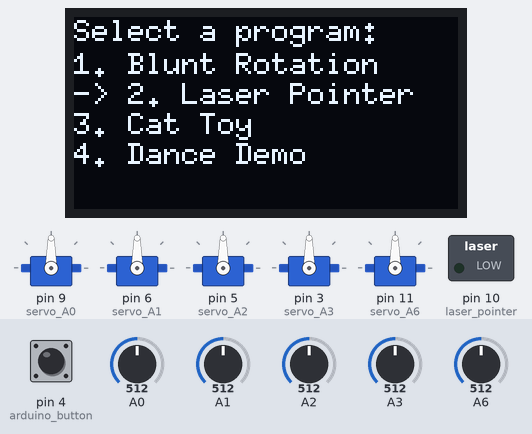
The sketch below on a simulated Arduino Uno, built with avr-gcc and run on an emulated ATmega328P. Shown: 5 × servo, 128×64 one-colour display, switched loads named in the sketch (green lamp = pin HIGH). Inputs (shaded band) come from the test bench; at power-on: pin 4 (arduino_button) HIGH, A0 = 512, A1 = 512, A2 = 512, A3 = 512, A6 = 512.

Above: at 2.2 s.
2.3 s: pin 4 (arduino_button) pulled LOW for 0.6 s
At 3.9 s:
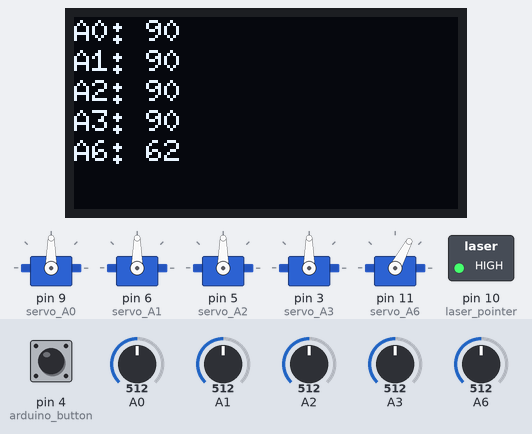
4.4 s: A0 set to 716
At 6.0 s:
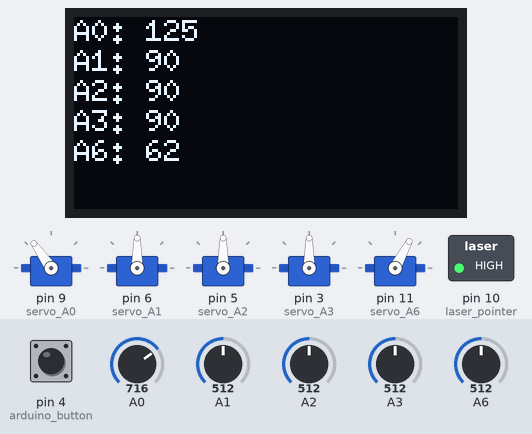
6.3 s: A1 set to 30
At 7.6 s:
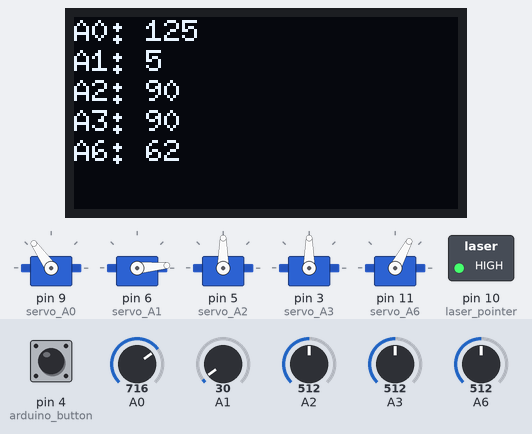
8.2 s: A0 set to 30
At 9.7 s:
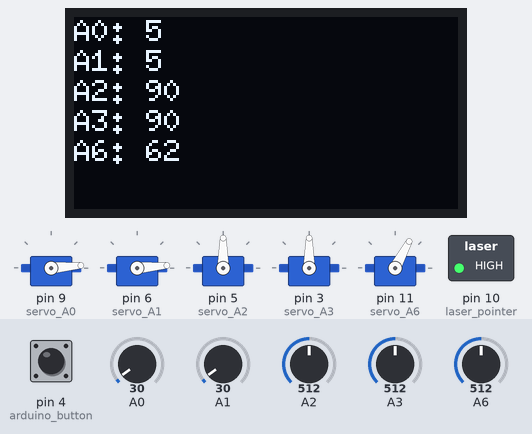
10.0 s: A0 set to 306
At 10.7 s:
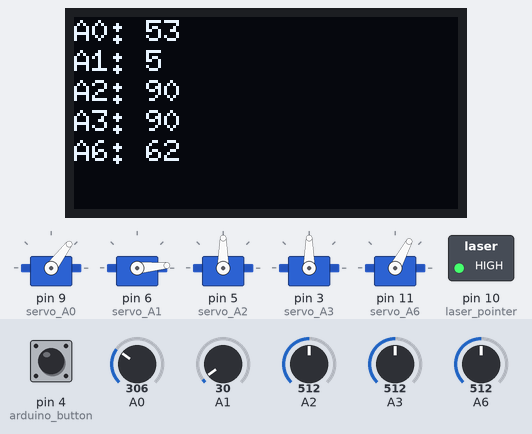
Timing chart, 0 to 12.7 s (numbered marks = the images above; inputs shaded):
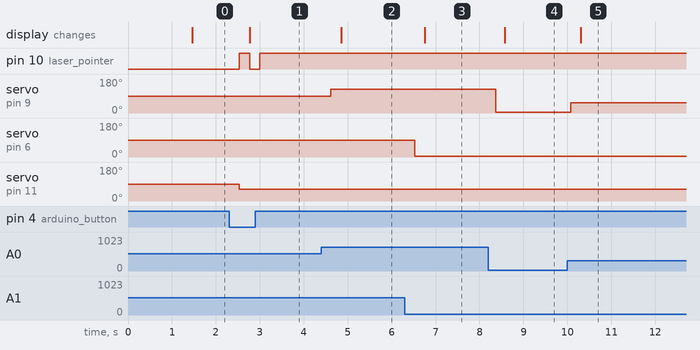

Measured:
- after the input at 2.3 s, pin 10 (laser_pointer): LOW → HIGH after 0.24 s, → LOW 0.23 s later, → HIGH 0.23 s later; servo on pin 11 (servo_A6): 90° → 62° after 0.24 s; the display: changes after 0.47 s (image 1)
- after the input at 4.4 s, servo on pin 9 (servo_A0): 90° → 125° after 0.21 s; the display: changes after 0.45 s (image 2)
- after the input at 6.3 s, servo on pin 6 (servo_A1): 90° → 5° after 0.22 s; the display: changes after 0.45 s (image 3)
- after the input at 8.2 s, servo on pin 9 (servo_A0): 125° → 5° after 0.17 s; the display: changes after 0.38 s (image 4)
- after the input at 10.0 s, servo on pin 9 (servo_A0): 5° → 53° after 0.08 s; the display: changes after 0.30 s (image 5)

The sketch:

robot.ino
```cpp
#include <Servo.h>
#include <Wire.h>
#include <U8glib.h>

// OLED stuff
U8GLIB_SSD1306_128X64 display(U8G_I2C_OPT_NONE);

#define MAX(x, y) (((x) > (y)) ? (x) : (y))
#define MIN(x, y) (((x) < (y)) ? (x) : (y))

Servo servo_A0;  //create servo object to control a servo A0
Servo servo_A1;  //create servo object to control a servo A1
Servo servo_A2;  //create servo object to control a servo A2
Servo servo_A3;  //create servo object to control a servo A3
Servo servo_A6;  //create servo object to control a servo A6

int servo_A0_position = 0;   // Start in the 0 degree position (facing forward)
int servo_A1_position = 90;  // Start in the 90 degree position (upright)
int servo_A2_position = 90;  // Start in the 90 degree position (upright)
int servo_A3_position = 90;  // Start in the 90 degree position (center)
int servo_A6_position = 96;  // Start in the 96 degree position (jaws closed)

const int arduino_button = 4;  // the number of the pushbutton pin
const int laser_pointer = 10;
bool PLAYER = true;

enum Program {
  NIL,
  PASS_BLUNT,
  LASER_POINTER,
  CAT_TOY,
  DANCE,
};
enum Program program = Program::NIL;

void setup() {

  Serial.begin(9600);

  servo_A0.attach(9);   //attachs the servo on pin 9 to servo object
  servo_A1.attach(6);   //attachs the servo on pin 6 to servo object
  servo_A2.attach(5);   //attachs the servo on pin 5 to servo object
  servo_A3.attach(3);   //attachs the servo on pin 3 to servo object
  servo_A6.attach(11);  //attachs the servo on pin 11 to servo object

  // Uncomment to see a silly robot dance.
  // startupDance();

  // Reset to normalized motor positions
  resetPosition();

  // initialize the pushbutton pin as an input:
  pinMode(arduino_button, INPUT);

  pinMode(laser_pointer, OUTPUT); // Set D10 as an OUTPUT


  // initialize the display
  attachDisplay();

  program = programMenu();
}


void loop() {
  switch (program) {
    case 0:
      printText("NiL");
      break;
    case 1:
      passBluntLoop();
      break;
    case 2:
      laserPointerLoop();
      break;
    case 3:
      catToyLoop();
      break;
    case 4:
      printText("Dance Demo()");
      break;
  }
}

void attachDisplay() {
  if (display.getMode() == U8G_MODE_R3G3B2)
    display.setColorIndex(255);  // white
  else if (display.getMode() == U8G_MODE_GRAY2BIT)
    display.setColorIndex(3);  // max intensity
  else if (display.getMode() == U8G_MODE_BW)
    display.setColorIndex(1);  // pixel on
  display.setFont(u8g_font_6x10);
  display.setFontRefHeightExtendedText();
  display.setDefaultForegroundColor();
  display.setFontPosTop();
}

Program programMenu() {
  char* menuItems[] = { "Blunt Rotation", "Laser Pointer", "Cat Toy", "Dance Demo" };
  int numItems = sizeof(menuItems) / sizeof(menuItems[0]);

  while (true) {
    displayMenu(menuItems, numItems);

    // Select the program based on the button click and position of A0 potentiometer
    if (digitalRead(arduino_button) == LOW) {
      while (digitalRead(arduino_button) == LOW) {
        delay(100);
        int selectedItem = menuSelector(menuItems, numItems);

        switch (selectedItem) {
          case 0:
            return Program::PASS_BLUNT;
          case 1:
            return Program::LASER_POINTER;
          case 2:
            return Program::CAT_TOY;
          case 3:
            return Program::DANCE;
        }
      }
    }
  }

  return Program::NIL;
}

void displayMenu(char* menuItems[], int numItems) {
  int potentiometer_A0 = menuSelector(menuItems, numItems);

  display.firstPage();
  do {
    display.setFont(u8g_font_6x10);  // Set the font

    char title_buffer[32];
    sprintf(title_buffer, "Select a program: ", numItems);
    display.drawStr(0, 0, title_buffer);  // Draw the title at the top

    for (int i = 0; i < numItems; i++) {
      char buffer[32];
      // Format each string with a leading item number
      if (i == potentiometer_A0) {
        sprintf(buffer, "-> %d. %s", i + 1, menuItems[i]);
      } else {
        sprintf(buffer, "%d. %s", i + 1, menuItems[i]);
      }
      // Draw each string, adjust y-coordinate accordingly
      display.drawStr(0, 11 + i * 10, buffer);
    }
  } while (display.nextPage());
}

int menuSelector(char* menuItems[], int numItems) {
  int potentiometer_A0 = map(analogRead(0), 0, 1023, 0, numItems - 1);
  return potentiometer_A0;
}

void passBluntLoop() {
  printText("Pass Blunt Program");
  if (digitalRead(arduino_button) == LOW) {
    while (digitalRead(arduino_button) == LOW) {
      delay(100);
    }
    PLAYER = !PLAYER;
    moveToPositionDouble(servo_A1, servo_A2, 85, 85);
    servo_A1_position = 90;
    servo_A2_position = 90;
    delay(1000);
    if (PLAYER == 1) {
      servo_A0_position = 0;
      servo_A0.write(servo_A0_position);
    } else {
      servo_A0_position = 180;
      servo_A0.write(servo_A0_position);
    }
    delay(1000);
    moveToPositionDouble(servo_A1, servo_A2, 45, 45);
    servo_A1_position = 45;
    servo_A2_position = 45;
    delay(1000);
  }
}

void laserPointerLoop() {
  bool on = true;
  digitalWrite(laser_pointer, HIGH);
  while (true) {
    if (on) {
      digitalWrite(laser_pointer, HIGH);
    } else {
      digitalWrite(laser_pointer, LOW);
    }

    if (digitalRead(arduino_button) == LOW) {
        on = !on;
    }
    servo_A0_position = map(analogRead(0), 0, 1023, 0, 180);
    servo_A0.write(servo_A0_position);
    servo_A1_position = map(analogRead(1), 0, 1023, 0, 180);
    servo_A1.write(servo_A1_position);
    servo_A2_position = map(analogRead(2), 0, 1023, 0, 180);
    servo_A2.write(servo_A2_position);
    servo_A3_position = map(analogRead(3), 0, 1023, 0, 180);
    servo_A3.write(servo_A3_position);
    servo_A6_position = map(analogRead(6), 0, 1023, 35, 90);
    servo_A6.write(servo_A6_position);
    displayServoPositions();
  }

}

void catToyLoop() {
  printText("Cat Toy Program");
  while (true) {
    digitalWrite(laser_pointer, HIGH); // Turn the LED on
    delay(1000);            // Wait for a second
    digitalWrite(laser_pointer, LOW);  // Turn the LED off
    delay(1000);            // Wait for a second
  }
}


void printText(const char* text) {
  display.firstPage();
  do {
    display.setFont(u8g_font_6x10);  // Set the font
    display.drawStr(0, 0, text);     // Draw the title at the top
  } while (display.nextPage());
}

void displayServoPositions() {
  char buffer[40];  // Buffer for formatted strings

  display.firstPage();  // Begin the drawing loop
  do {
    display.setFont(u8g_font_6x10);  // Set the font size

    // Draw servo position
    sprintf(buffer, "A0: %d", servo_A0.read());
    display.drawStr(0, 0, buffer);

    sprintf(buffer, "A1: %d", servo_A1.read());
    display.drawStr(0, 10, buffer);

    sprintf(buffer, "A2: %d", servo_A2.read());
    display.drawStr(0, 20, buffer);

    sprintf(buffer, "A3: %d", servo_A3.read());
    display.drawStr(0, 30, buffer);

    sprintf(buffer, "A6: %d", servo_A6.read());
    display.drawStr(0, 40, buffer);

  } while (display.nextPage());  // Loop through all pages
}


void startupDance() {
  // Sets the Servos to their default postion (forward/upright/closed)
  servo_A0_position = moveToPosition(servo_A0, servo_A0_position);
  servo_A1_position = moveToPosition(servo_A1, servo_A1_position);
  servo_A2_position = moveToPosition(servo_A2, servo_A2_position);
  servo_A3_position = moveToPosition(servo_A3, servo_A3_position);
  servo_A6_position = moveToPosition(servo_A6, servo_A6_position);

  servo_A0.write(servo_A0_position);
  servo_A1.write(servo_A1_position);
  servo_A2.write(servo_A2_position);
  servo_A3.write(servo_A3_position);
  servo_A6.write(servo_A6_position);

  delay(2000);

  servo_A0_position = moveToPosition(servo_A0, 180);
  servo_A0_position = moveToPosition(servo_A0, 0);
  servo_A0_position = moveToPosition(servo_A0, 180);
  servo_A0_position = moveToPosition(servo_A0, 0);

  servo_A1_position = moveToPosition(servo_A1, 180);
  servo_A1_position = moveToPosition(servo_A1, 0);
  servo_A1_position = moveToPosition(servo_A1, 180);
  servo_A1_position = moveToPosition(servo_A1, 90);

  servo_A2_position = moveToPosition(servo_A2, 180);
  servo_A2_position = moveToPosition(servo_A2, 0);
  servo_A2_position = moveToPosition(servo_A2, 180);
  servo_A2_position = moveToPosition(servo_A2, 90);

  servo_A3_position = moveToPosition(servo_A3, 180);
  servo_A3_position = moveToPosition(servo_A3, 0);
  servo_A3_position = moveToPosition(servo_A3, 180);
  servo_A3_position = moveToPosition(servo_A3, 90);

  servo_A6_position = moveToPosition(servo_A6, 97);
  servo_A6_position = moveToPosition(servo_A6, 0);
  servo_A6_position = moveToPosition(servo_A6, 97);
  servo_A6_position = moveToPosition(servo_A6, 0);
  servo_A6_position = moveToPosition(servo_A6, 97);
}

void resetPosition() {
  servo_A0_position = moveToPosition(servo_A0, 0);
  servo_A1_position = moveToPosition(servo_A1, 90);
  servo_A2_position = moveToPosition(servo_A2, 90);
  servo_A3_position = moveToPosition(servo_A3, 90);
  servo_A6_position = moveToPosition(servo_A6, 97);
}

void moveToPositionDouble(Servo servoA, Servo servoB, int positionA, int positionB) {
  int cpa = servoA.read();
  int cpb = servoB.read();

  while (cpa != positionA && cpb != positionB) {
    cpa = absoluteApproach(servoA, cpa, positionA);
    cpb = absoluteApproach(servoB, cpb, positionB);
    delay(10);
  }
}

int moveToPosition(Servo servo, int position) {
  int cp = servo.read();
  while (cp != position) {
    cp = absoluteApproach(servo, cp, position);
    delay(10);
  }
  return cp;
}

int absoluteApproach(Servo servo, int current, int destination) {
  int step = 1;
  if (current < destination) {
    current += step;
  } else if (current > destination) {
    current -= step;
  }
  servo.write(current);
  return current;
}
```
